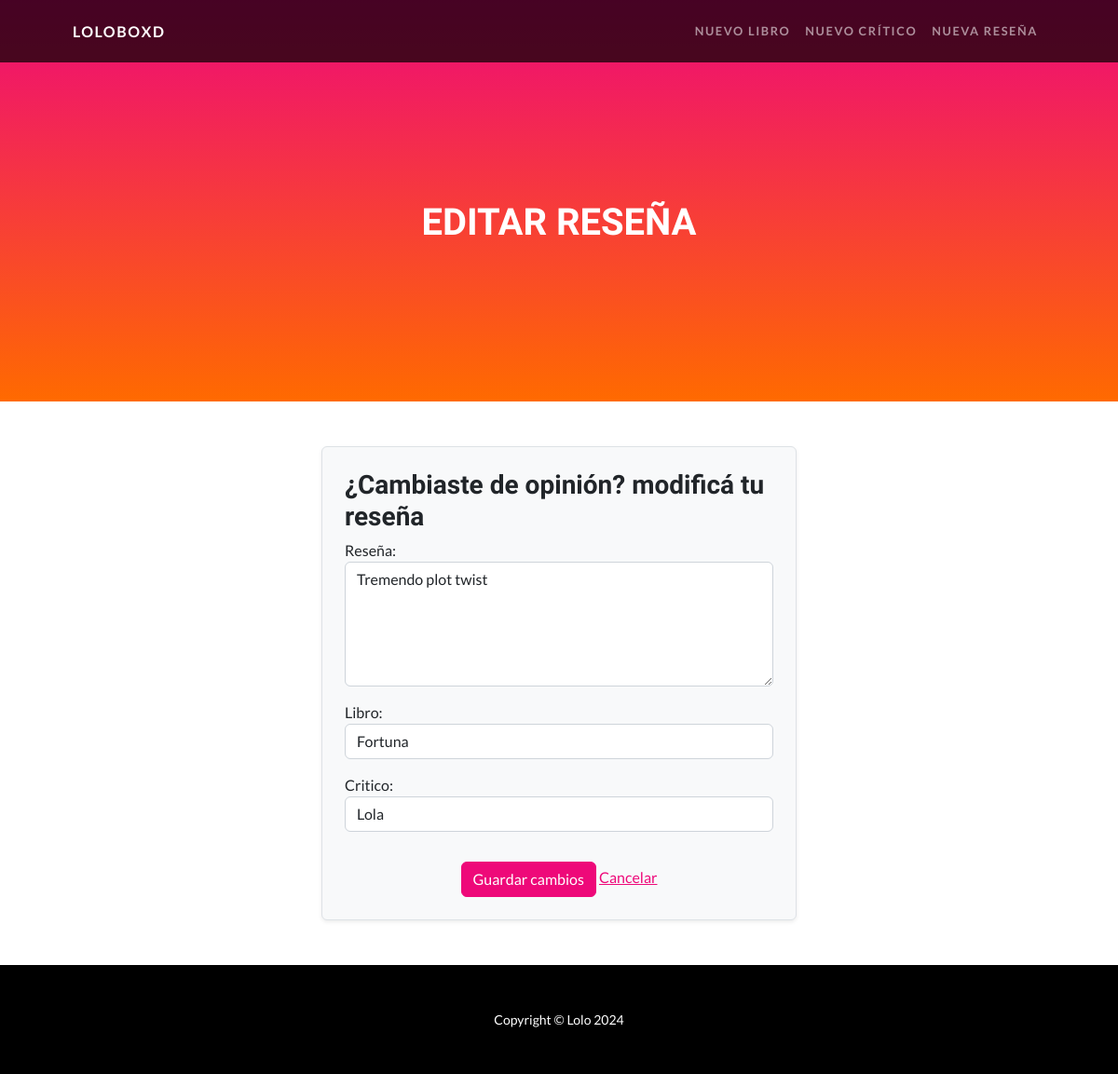
Page /aplicacion/editar_reseña/5 on the committed database.
### app_coder/models.py (models this page shows, shortened)
class Reseña(models.Model):
    texto = models.TextField()
    libro = models.ForeignKey(Libro, on_delete=models.CASCADE, related_name="reseñas")
    critico = models.ForeignKey(Critico, on_delete=models.CASCADE, related_name="reseñas")

### app_coder/forms.py
class FormularioReseña(forms.ModelForm):
    class Meta:
        model = Reseña
        fields = "__all__"
        labels = {
            'texto': 'Reseña',
            'libro': 'Libro',
            'critico': 'Crítico',
        }
        widgets = {
            "texto": forms.Textarea(attrs={
                "class": "form-control",
                "placeholder": "Ingrese el texto de la reseña",
                "rows": 5,
            }),
            "libro": forms.Select(attrs={
                "class": "form-control",
            }),
            "critico": forms.Select(attrs={
                "class": "form-control",
            }),
        }
    libro = forms.ModelChoiceField(
        queryset=Libro.objects.all(),
        widget=forms.Select(attrs={"class": "form-control"}),
        empty_label="Seleccione un libro"
    )
    critico = forms.ModelChoiceField(
        queryset=Critico.objects.all(),
        widget=forms.Select(attrs={"class": "form-control"}),
        empty_label="Seleccione un crítico"
    )

### app_coder/models.py (called while the page is built)
    def __str__(self):
        return self.titulo

    def __str__(self):
        return self.nombre

### app_coder/views.py (called while the page is built)
def editar_reseña(request, pk):
    reseña = get_object_or_404(Reseña, pk=pk)
    if request.method == "POST":
        formulario = FormularioReseña(request.POST, instance=reseña)
        if formulario.is_valid():
            formulario.save()
            return redirect("Inicio")
    else:
        formulario = FormularioReseña(instance=reseña)
    return render(request, "app_coder/editar_reseña.html", {"formulario": formulario})

### app_coder/templates/app_coder/editar_reseña.html (shortened to what this page needs)
{% extends "app_coder/base.html" %}
{% load static %}
{% block contenido %}
    <header class="masthead text-center text-white">
        <h1> EDITAR RESEÑA </h1>
    </header>
    <section id="scroll" class="py-5">
        <div class="container px-5">
            <div class="row justify-content-center">
                <div class="col-md-6">
                    <form action="" method="POST" class="p-4 border rounded bg-light shadow-sm">
                        <table class="w-100">
                            <h3> ¿Cambiaste de opinión? modificá tu reseña</h3>
                            {{ formulario.as_p }}
                        </table>
                        <div class="text-center mt-3">
                            <input type="submit" value="Guardar cambios" class="btn btn-primary">
                            <a href="{% url 'Inicio' %}">Cancelar</a>
                        </div>
                    </form>
                </div>
            </div>
        </div>
    </section>
{% endblock %}

### rows in the picture
Reseña: texto "Tremendo plot twist", libro "Fortuna", critico "Lola"
